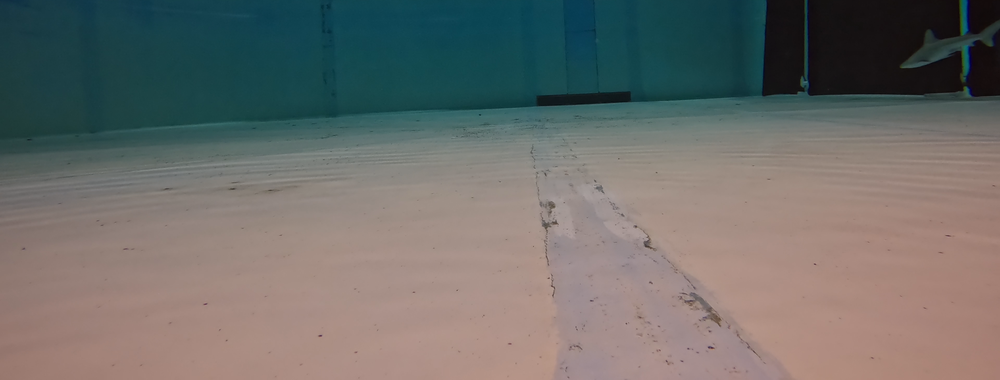
#> input picture Cloud_Deployment_SER-Dev-2026-03-28/labeled-data/20260318SER_t7w1_redlinear_GX010260/img0373.png, 1000 x 380 px, shrunk from 3840 x 1460 before the run, found by its file name
$ python box_finder.py
#> lines starting #> are read from the running program, lines starting #| are printed output that depends on the picture
import matplotlib.pyplot as plt
from matplotlib.widgets import RectangleSelector
import matplotlib.image as mpimg
import sys

# Pass the image path as an argument, or default to a known frame
if len(sys.argv) > 1:
    img_path = sys.argv[1]
else:
    img_path = '/mnt/Data/Projects/cloud_deployment/Scripts/Cloud_Deployment_SER-Dev-2026-03-28/labeled-data/20260318SER_t7w1_redlinear_GX010260/img0373.png'

try:
    img = mpimg.imread(img_path)
#> img is the input picture: shape (380, 1000, 3) float32; mean R, G, B 0.432, 0.431, 0.419
except Exception as e:
    print(f"Error loading image: {e}")
    sys.exit(1)

fig, ax = plt.subplots(figsize=(16, 9))
ax.imshow(img)
ax.set_title("1. Select Magnifying Glass to zoom/pan.\n2. Deselect Magnifying Glass.\n3. Drag to draw box (adjust corners as needed).")

def on_select(eclick, erelease):
    x1, y1 = eclick.xdata, eclick.ydata
    x2, y2 = erelease.xdata, erelease.ydata

    x, y = int(min(x1, x2)), int(min(y1, y2))
    w, h = int(abs(x2 - x1)), int(abs(y2 - y1))

    print(f"\n✅ Box Placed -> x: {x}, y: {y}, w: {w}, h: {h}")
    print(f"FFMPEG String -> drawbox=x={x}:y={y}:w={w}:h={h}:color=black:t=fill")

# interactive=True allows you to drag the corners of the box after placing it
rs = RectangleSelector(ax, on_select, useblit=True, interactive=True)

plt.show()
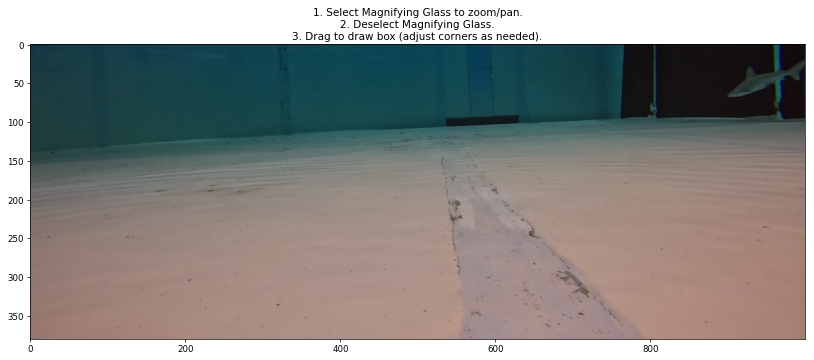
#> figure drawn by matplotlib, 1 panel

$ run again, with Cloud_Deployment_SER-Dev-2026-03-28/labeled-data/20260318SER_t7w1_redlinear_GX010260/img0007.png copied over Cloud_Deployment_SER-Dev-2026-03-28/labeled-data/20260318SER_t7w1_redlinear_GX010260/img0373.png
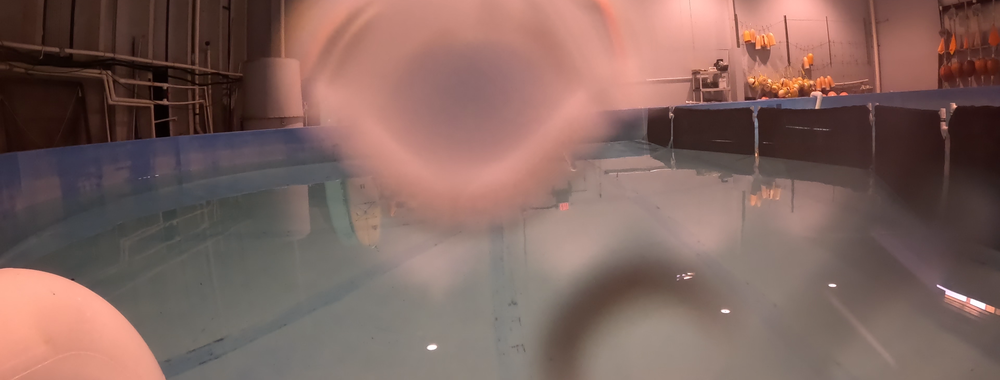
#> input picture Cloud_Deployment_SER-Dev-2026-03-28/labeled-data/20260318SER_t7w1_redlinear_GX010260/img0007.png, 1000 x 380 px, shrunk from 3840 x 1460 before the run, found by its file name
#> img is the input picture: shape (380, 1000, 3) float32; mean R, G, B 0.504, 0.394, 0.369
#> `plt.show()`:
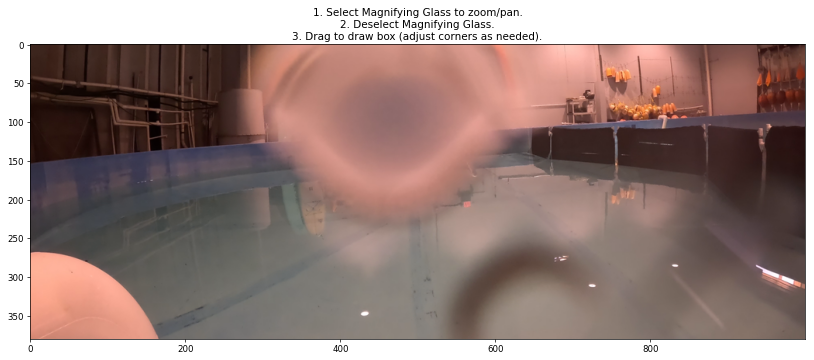
#> figure drawn by matplotlib, 1 panel

$ run again, with Cloud_Deployment_SER-Dev-2026-03-28/labeled-data/20260318SER_t7w1_redlinear_GX010260/img0067.png copied over Cloud_Deployment_SER-Dev-2026-03-28/labeled-data/20260318SER_t7w1_redlinear_GX010260/img0373.png
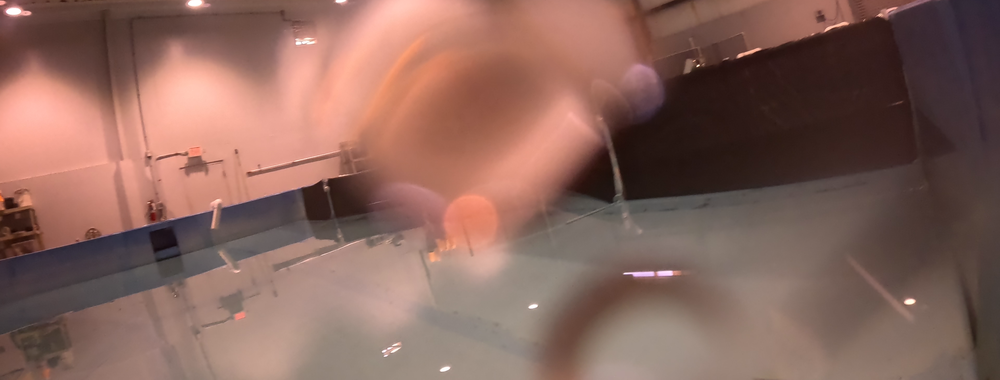
#> input picture Cloud_Deployment_SER-Dev-2026-03-28/labeled-data/20260318SER_t7w1_redlinear_GX010260/img0067.png, 1000 x 380 px, shrunk from 3840 x 1460 before the run, found by its file name
#> img is the input picture: shape (380, 1000, 3) float32; mean R, G, B 0.537, 0.398, 0.361
#> `plt.show()`:
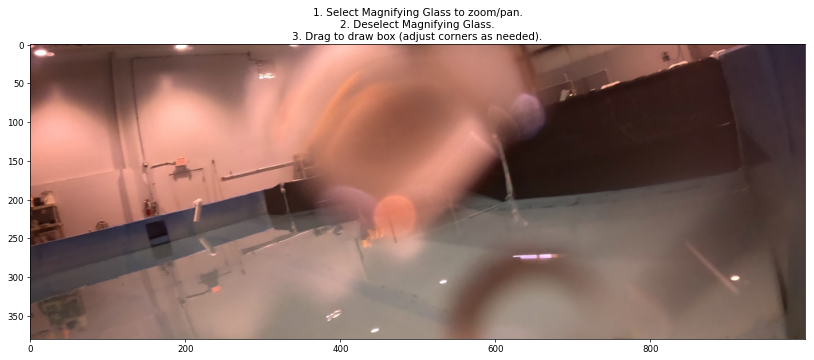
#> figure drawn by matplotlib, 1 panel
